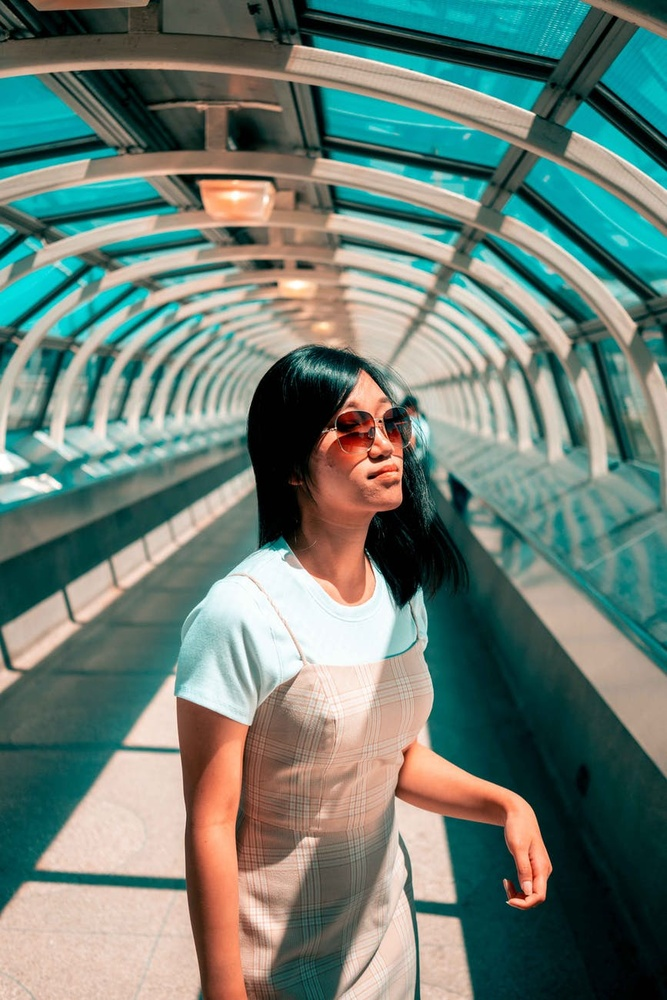
#> input picture Cartoon Effect to Photos/person.jpeg, 667 x 1000 px, shrunk from 867 x 1300 before the run
$ jupyter execute Cartoon.ipynb
#> lines starting #> are read from the running program, lines starting #| are printed output that depends on the picture; after the words box and inside, x2 and y2 are one past the last pixel; in counts of white or black regions, pixels touching at a corner belong together
[cell 1]
import cv2
import numpy as np
import matplotlib.image as img
from matplotlib import pyplot as plt

[cell 2]
#reading the image

img = cv2.imread("person.jpeg")
#> img is the input picture: shape (1000, 667, 3); mean B, G, R 117.5, 126.7, 108.3

[cell 3]
#image type

type(img)

[cell 4]
#Create Edge Mask

def edge_mask(img, line_size, blur_value):
#> called with line_size = 7, blur_value = 7
  gray = cv2.cvtColor(img, cv2.COLOR_BGR2GRAY)
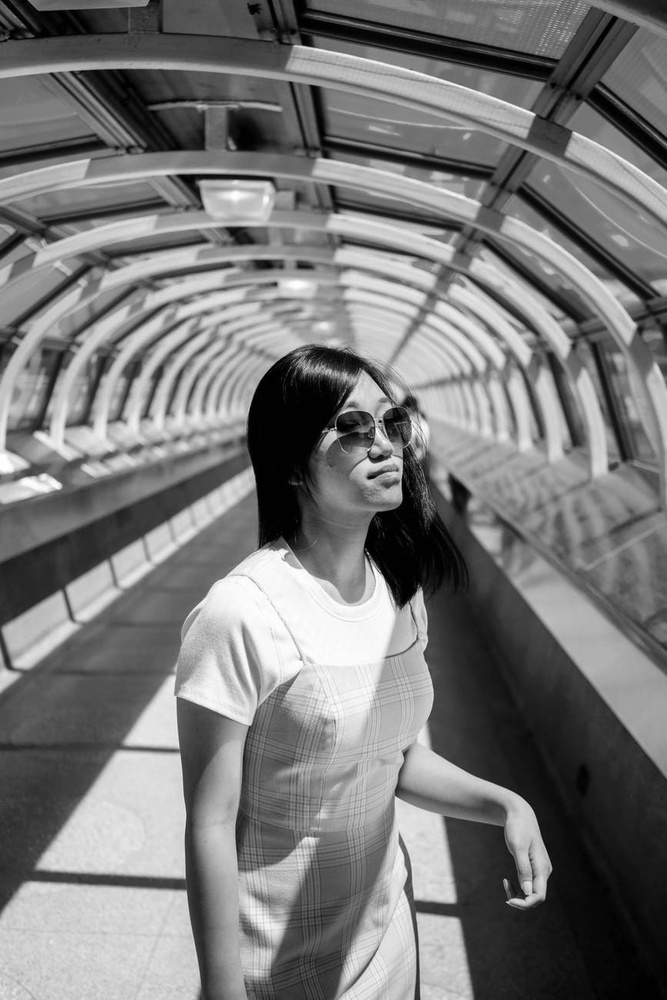
#> gray: shape (1000, 667); min 0, max 255, mean 120.2
  gray_blur = cv2.medianBlur(gray, blur_value)
  edges = cv2.adaptiveThreshold(gray_blur, 255, cv2.ADAPTIVE_THRESH_MEAN_C, cv2.THRESH_BINARY, line_size, blur_value)
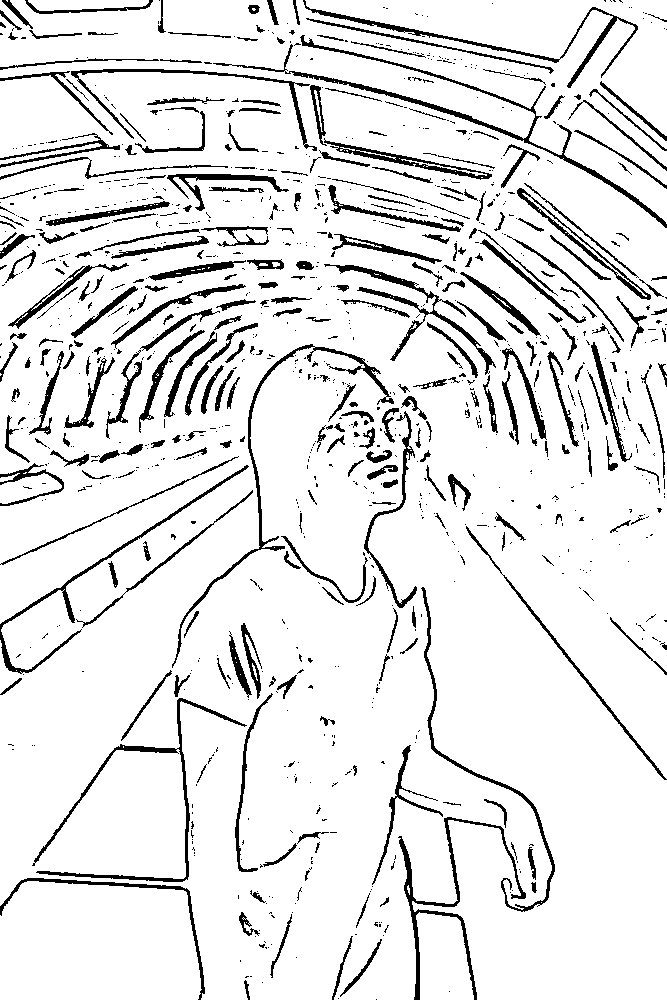
#> edges: shape (1000, 667); 90.1% white; 1091 black regions (775 under 20 px), largest, box (x1, y1, x2, y2) and area: (213, 35, 667, 228) 2848, (398, 817, 526, 1000) 2028, (32, 698, 247, 882) 2014
  return edges

[cell 5]
line_size = 7
blur_value = 7

edges = edge_mask(img, line_size, blur_value)

[cell 6]
filename = 'edges.jpg'

# Using cv2.imwrite() method
# Saving the image
cv2.imwrite(filename, edges)
#> Out = True

[cell 7]
#color quantization

#k value determines the number of colors in the image

total_color = 8
k=total_color

[cell 8]
# Transform the image
data = np.float32(img).reshape((-1, 3))

[cell 9]
# Determine criteria
criteria = (cv2.TERM_CRITERIA_EPS + cv2.TERM_CRITERIA_MAX_ITER, 20, 0.001)

[cell 10]
# Implementing K-Means
ret, label, center = cv2.kmeans(data, k, None, criteria, 10, cv2.KMEANS_RANDOM_CENTERS)
#> ret = 751509074.4; center = [[71.79, 75.82, 23.87], [164.1, 179.6, 189.7], [22.96, 23.93, 5.2], [109, 135.1, 194.2], [202.1, 214, 228.9], [170.8, 167.3, 11.07], [129, 139.6, 111.6], [75.08, 87.66, 95.53]]
center = np.uint8(center)
#> center = [[71, 75, 23], [164, 179, 189], [22, 23, 5], [109, 135, 194], [202, 213, 228], [170, 167, 11], [128, 139, 111], [75, 87, 95]]
result = center[label.flatten()]
result = result.reshape(img.shape)
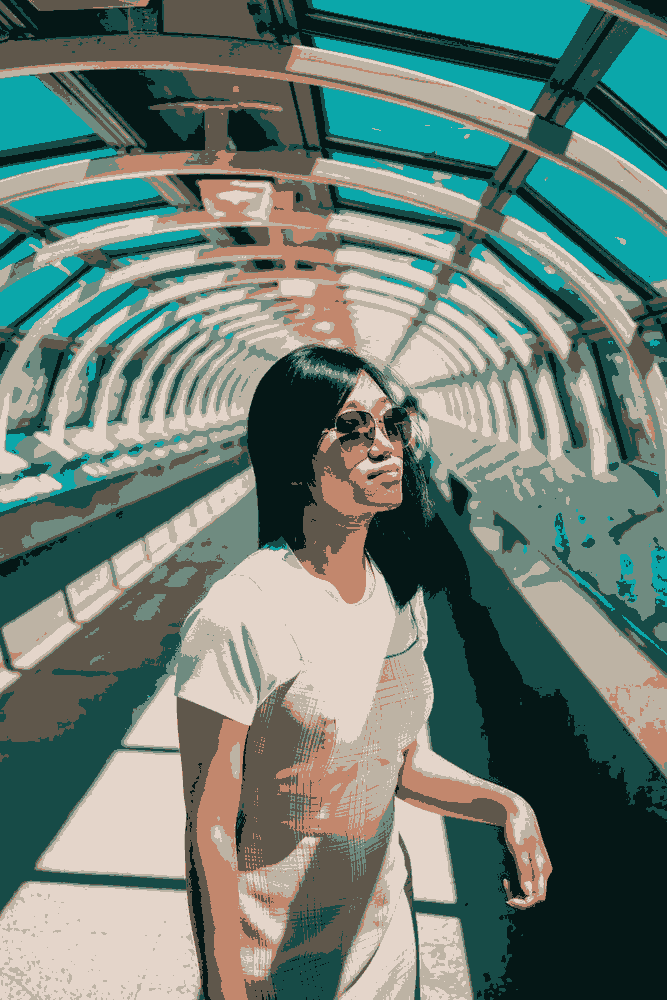
#> result: shape (1000, 667, 3); mean B, G, R 117, 126, 107.8

[cell 11]
filename = 'colour.jpg'

# Using cv2.imwrite() method
# Saving the image
cv2.imwrite(filename, result)
#> Out = True

[cell 12]
# Reduce noise in image by using a Bilateral Filter

blurred = cv2.bilateralFilter(result, d=10, sigmaColor=250,sigmaSpace=250)
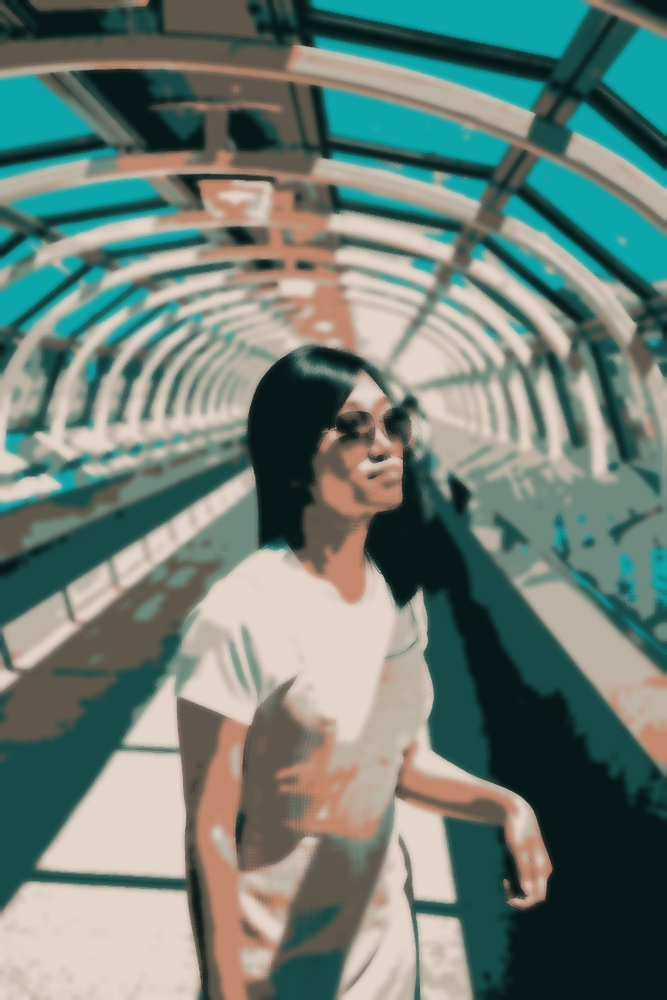
#> blurred: shape (1000, 667, 3); mean B, G, R 117.1, 126.1, 107.8

[cell 13]
#saving the image

filename = 'blurred.jpg'

# Using cv2.imwrite() method
# Saving the image
cv2.imwrite(filename, blurred)
#> Out = True

[cell 14]
#blurred and edges

cartoon = cv2.bitwise_and(blurred, blurred, mask=edges)
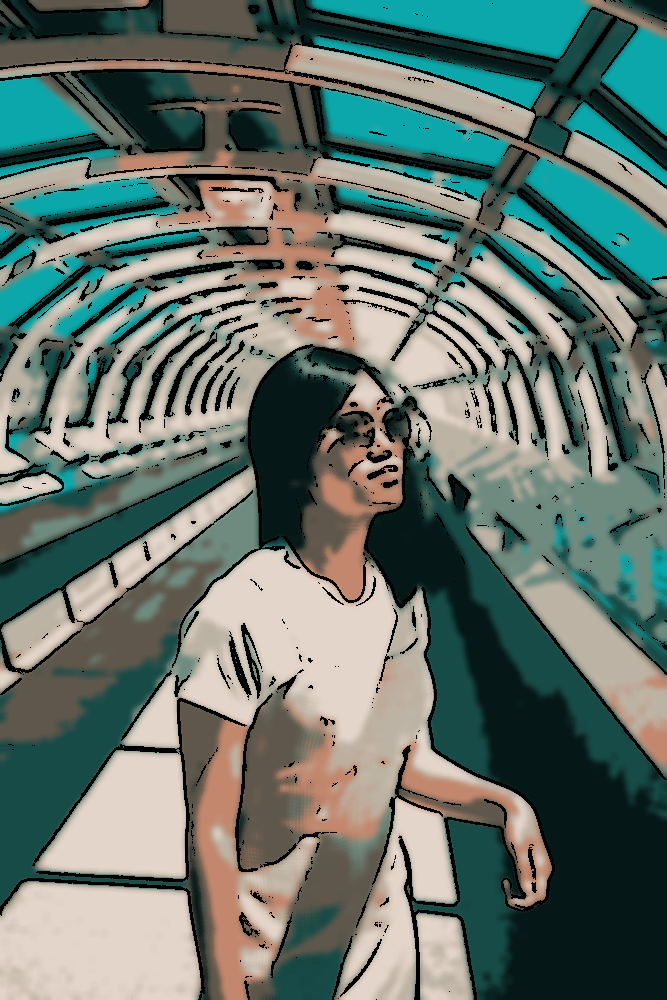
#> cartoon: shape (1000, 667, 3); mean B, G, R 107.7, 115.9, 100.1

[cell 15]
filename = 'cartoon.jpg'

# Using cv2.imwrite() method
# Saving the image
cv2.imwrite(filename, cartoon)
#> Out = True

$ run again, with Cartoon Effect to Photos/city.jpeg copied over Cartoon Effect to Photos/person.jpeg
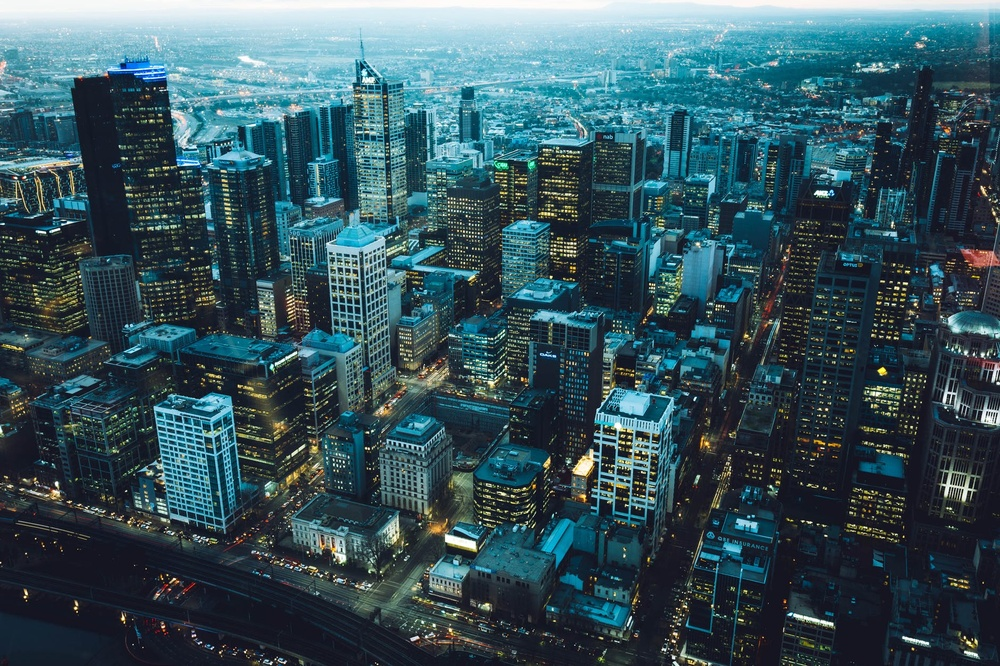
#> input picture Cartoon Effect to Photos/city.jpeg, 1000 x 666 px, shrunk from 1880 x 1253 before the run
#> img is the input picture: shape (666, 1000, 3); mean B, G, R 91.6, 82.5, 54.2
#> in edge_mask, `edges = cv2.adaptiveThreshold(gray_blur, 255, cv2.ADAPTIVE_THRESH_MEAN..`:
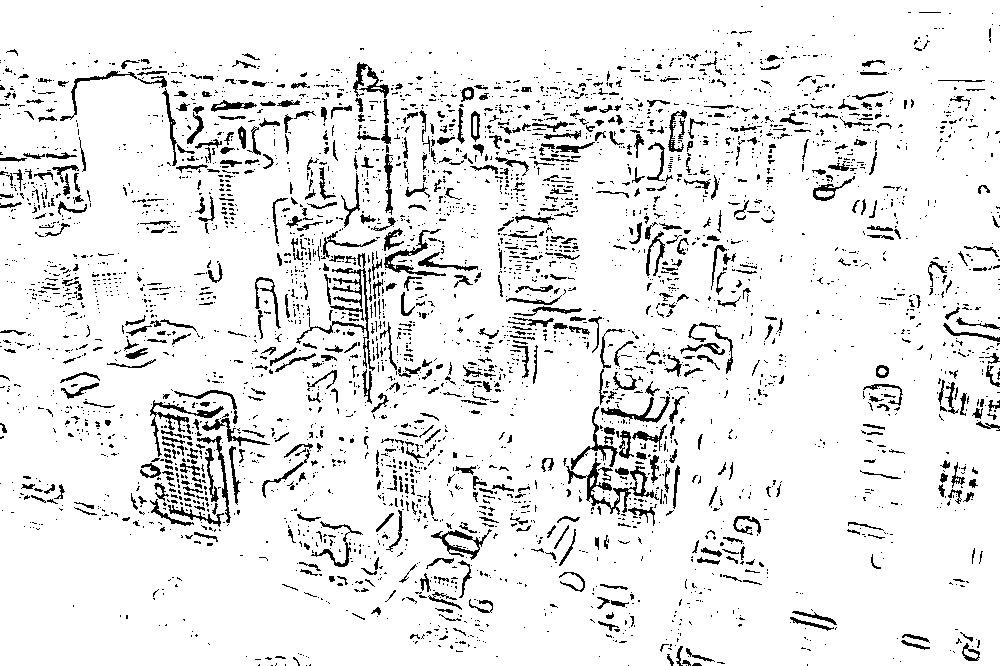
#> edges: shape (666, 1000); 91.3% white; black in thin lines or dots
#> `cv2.imwrite(filename, edges)`: Out = True
#> `ret, label, center = cv2.kmeans(data, k, None, criteria, 10, cv2.KMEAN..`: ret = 390330129.5; center = [[121.4, 101.9, 22.9], [86.23, 92.47, 76.4], [67.23, 57.1, 28.79], [210.2, 195.8, 137.5], [171.9, 152.8, 67.46], [130.9, 146.4, 131.8], [38.81, 29.62, 22.28], [235.7, 232.7, 215]]
#> `center = np.uint8(center)`: center = [[121, 101, 22], [86, 92, 76], [67, 57, 28], [210, 195, 137], [171, 152, 67], [130, 146, 131], [38, 29, 22], [235, 232, 214]]
#> `cv2.imwrite(filename, result)`: Out = True
#> `cartoon = cv2.bitwise_and(blurred, blurred, mask=edges)`:
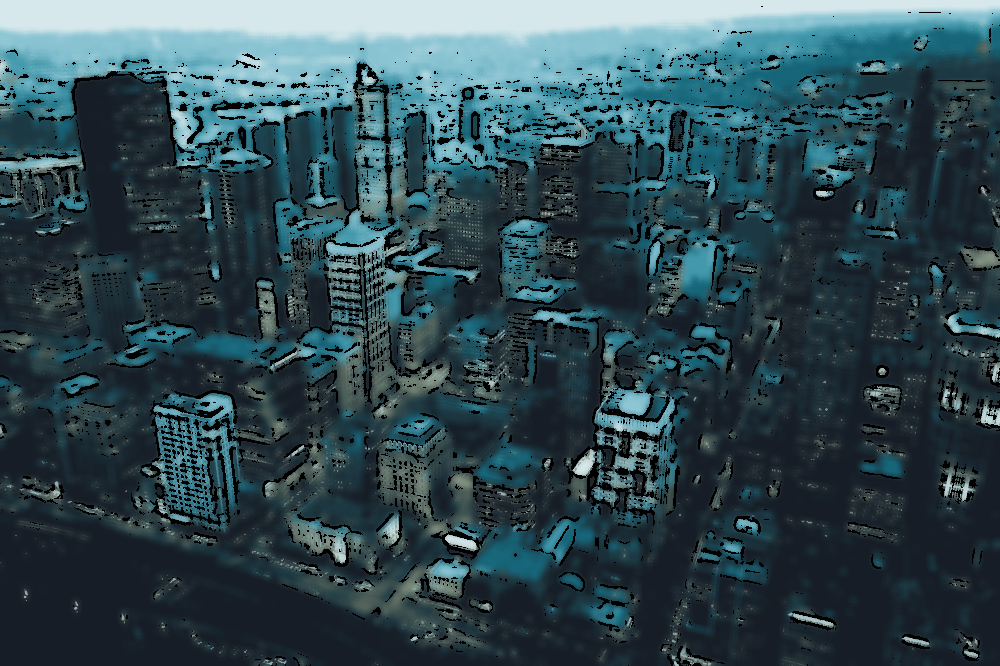
#> cartoon: shape (666, 1000, 3); mean B, G, R 81.7, 73.4, 48.2
